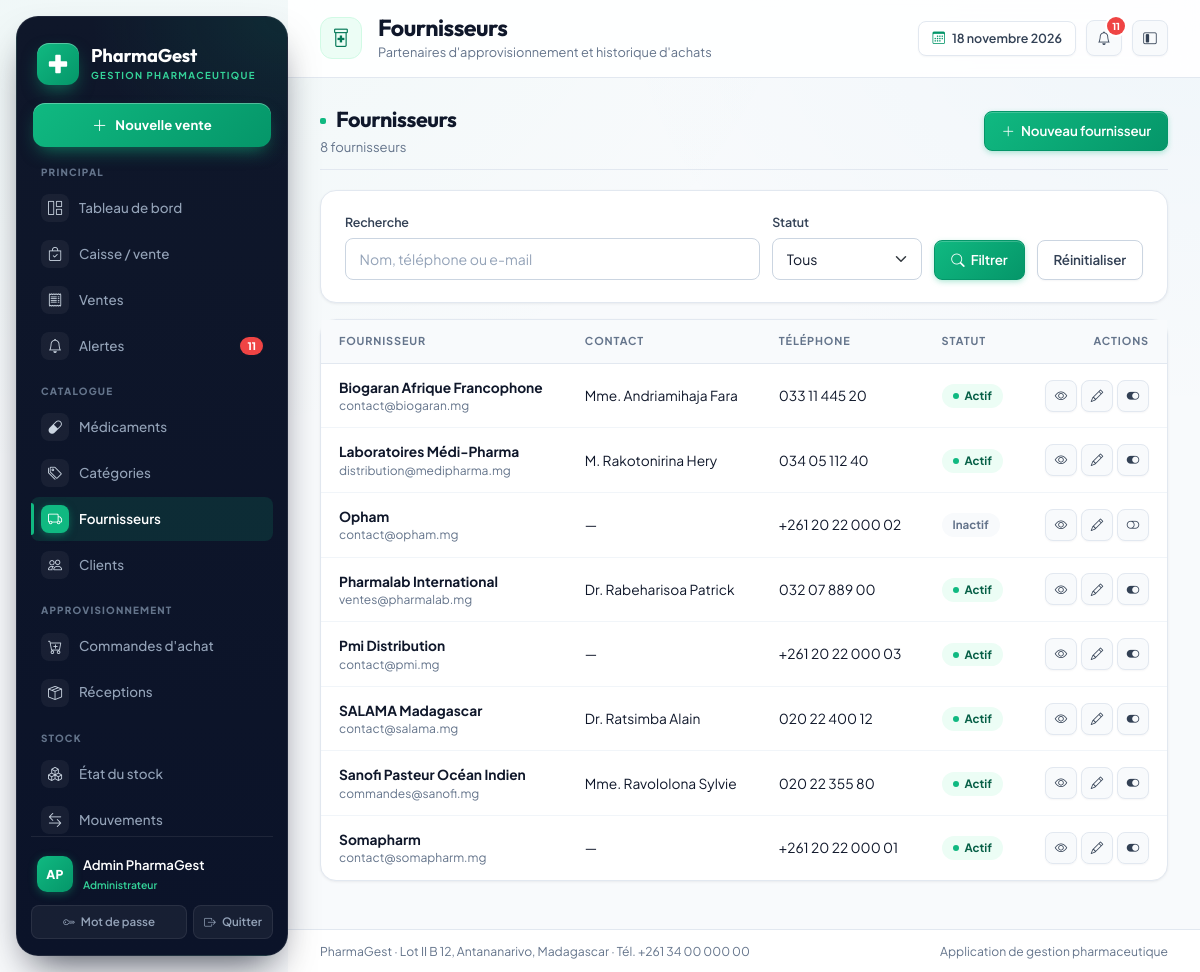
The page /fournisseurs/ (signed in) on the database its author committed.
### gestion/models.py (models this page shows, shortened)
class Utilisateur(AbstractUser):
    class Role(models.TextChoices):
        ADMIN = "ADMIN", "Administrateur"
        PHARMACIEN = "PHARMACIEN", "Pharmacien responsable"
        GESTIONNAIRE = "GESTIONNAIRE", "Gestionnaire de stock"
        CAISSIER = "CAISSIER", "Caissier"
        RESPONSABLE = "RESPONSABLE", "Responsable de gestion"
    role = models.CharField(
        "rôle", max_length=20, choices=Role.choices, default=Role.CAISSIER
    )
    telephone = models.CharField("téléphone", max_length=30, blank=True)
    cree_le = models.DateTimeField("créé le", auto_now_add=True)
    class Meta:
        verbose_name = "utilisateur"
        verbose_name_plural = "utilisateurs"
        ordering = ["username"]
    @property
    def nom_complet(self):
        return self.get_full_name() or self.username
    @property
    def est_admin(self):
        return self.is_superuser or self.role == self.Role.ADMIN
    @property
    def peut_vendre(self):
        return self.est_admin or self.role in {
            self.Role.PHARMACIEN,
            self.Role.CAISSIER,
        }
    @property
    def peut_voir_rapports(self):
        return self.est_admin or self.role in {
            self.Role.PHARMACIEN,
            self.Role.RESPONSABLE,
        }

class Fournisseur(models.Model):
    class Statut(models.TextChoices):
        ACTIF = "ACTIF", "Actif"
        INACTIF = "INACTIF", "Inactif"
    raison_sociale = models.CharField("raison sociale", max_length=180)
    adresse = models.TextField("adresse", blank=True)
    telephone = models.CharField("téléphone", max_length=40, blank=True)
    email = models.EmailField("adresse e-mail", blank=True)
    numero_fiscal = models.CharField("numéro fiscal", max_length=60, blank=True)
    contact_principal = models.CharField("contact principal", max_length=120, blank=True)
    statut = models.CharField(
        "statut", max_length=10, choices=Statut.choices, default=Statut.ACTIF
    )
    date_creation = models.DateTimeField("date de création", auto_now_add=True)
    class Meta:
        verbose_name = "fournisseur"
        verbose_name_plural = "fournisseurs"
        ordering = ["raison_sociale"]
    @property
    def est_actif(self):
        return self.statut == self.Statut.ACTIF

### gestion/views.py (the view)
# urls.py: path("fournisseurs/", views.FournisseurListView.as_view(), name="fournisseur_liste"),
class FournisseurListView(LoginRequiredMixin, ListView):
    model = Fournisseur
    template_name = "gestion/fournisseur_liste.html"
    context_object_name = "fournisseurs"
    paginate_by = 15
    def get_queryset(self):
        queryset = Fournisseur.objects.all()
        recherche = self.request.GET.get("q", "").strip()
        statut = self.request.GET.get("statut", "").strip()
        if recherche:
            queryset = queryset.filter(
                Q(raison_sociale__icontains=recherche)
                | Q(telephone__icontains=recherche)
                | Q(email__icontains=recherche)
            )
        if statut:
            queryset = queryset.filter(statut=statut)
        return queryset
    def get_context_data(self, **kwargs):
        contexte = super().get_context_data(**kwargs)
        contexte["q"] = self.request.GET.get("q", "")
        contexte["statut_selectionne"] = self.request.GET.get("statut", "")
        return contexte

### gestion/templatetags/gestion_extras.py (called while the page is built)
@register.filter
def couleur_statut(statut):
    return COULEURS_STATUT.get(str(statut), "gray")

@register.filter
def initiales(utilisateur):
    if hasattr(utilisateur, "nom_complet"):
        nom = utilisateur.nom_complet
    else:
        nom = str(utilisateur)
    morceaux = [m for m in nom.replace("-", " ").split(" ") if m]
    if not morceaux:
        return "?"
    if len(morceaux) == 1:
        return morceaux[0][:2].upper()
    return (morceaux[0][0] + morceaux[-1][0]).upper()

### templates/gestion/fournisseur_liste.html (shortened to what this page needs)
{% extends "gestion/base.html" %}
{% load gestion_extras %}
{% block page_title %}Fournisseurs{% endblock %}
{% block page_subtitle %}Partenaires d'approvisionnement et historique d'achats{% endblock %}
{% block contenu %}
<div class="pg-section-title">
  <div>
    <h2 class="mb-1">Fournisseurs</h2>
    <div class="pg-muted small">{{ paginator.count }} fournisseur{{ paginator.count|pluralize }}</div>
  </div>
  {% if user.est_admin or user.role == 'PHARMACIEN' or user.role == 'GESTIONNAIRE' %}
  <a class="btn btn-primary" href="{% url 'gestion:fournisseur_ajouter' %}"><i class="bi bi-plus-lg me-1"></i> Nouveau fournisseur</a>
  {% endif %}
</div>
<div class="pg-card mb-3">
  <div class="pg-card-body">
    <form method="get" class="pg-filters">
      <div class="flex-grow-1" style="min-width:220px">
        <label class="form-label">Recherche</label>
        <input class="form-control" type="search" name="q" value="{{ q }}" placeholder="Nom, téléphone ou e-mail">
      </div>
      <div>
        <label class="form-label">Statut</label>
        <select class="form-select" name="statut">
          <option value="">Tous</option>
        </select>
      </div>
      <div><button class="btn btn-primary" type="submit"><i class="bi bi-search me-1"></i> Filtrer</button></div>
      <div><a class="btn btn-outline-secondary" href="{% url 'gestion:fournisseur_liste' %}">Réinitialiser</a></div>
    </form>
  </div>
</div>
<div class="pg-card">
  <div class="pg-table-wrap">
    <table class="table table-hover align-middle">
      <thead><tr><th>Fournisseur</th><th>Contact</th><th>Téléphone</th><th>Statut</th><th class="text-end">Actions</th></tr></thead>
      <tbody>
        {% for fournisseur in fournisseurs %}
        <tr>
          <td>
            <a class="fw-bold text-reset" href="{% url 'gestion:fournisseur_detail' fournisseur.pk %}">{{ fournisseur.raison_sociale }}</a>
            <div class="small pg-muted">{{ fournisseur.email|default:"—" }}</div>
          </td>
          <td>{{ fournisseur.contact_principal|default:"—" }}</td>
          <td>{{ fournisseur.telephone|default:"—" }}</td>
          <td><span class="pg-badge pg-badge-{{ fournisseur.statut|couleur_statut }}">{{ fournisseur.get_statut_display }}</span></td>
          <td class="text-end">
            <div class="d-inline-flex gap-1">
              <a class="btn btn-sm btn-soft btn-icon" href="{% url 'gestion:fournisseur_detail' fournisseur.pk %}" title="Détail"><i class="bi bi-eye"></i></a>
              {% if user.est_admin or user.role == 'PHARMACIEN' or user.role == 'GESTIONNAIRE' %}
              <a class="btn btn-sm btn-soft btn-icon" href="{% url 'gestion:fournisseur_modifier' fournisseur.pk %}" title="Modifier"><i class="bi bi-pencil"></i></a>
              <form method="post" action="{% url 'gestion:fournisseur_basculer' fournisseur.pk %}" class="d-inline" data-confirm="{% if fournisseur.est_actif %}Désactiver{% else %}Réactiver{% endif %} ce fournisseur ?">
                <button class="btn btn-sm btn-soft btn-icon" type="submit" title="{% if fournisseur.est_actif %}Désactiver{% else %}Réactiver{% endif %}">
                  <i class="bi {% if fournisseur.est_actif %}bi-toggle-on{% else %}bi-toggle-off{% endif %}"></i>
                </button>
              </form>
              {% endif %}
            </div>
          </td>
        </tr>
        {% empty %}
        <tr><td colspan="5" class="pg-empty"><i class="bi bi-truck"></i>Aucun fournisseur trouvé.</td></tr>
        {% endfor %}
      </tbody>
    </table>
  </div>
</div>
{% endblock %}

### templates/gestion/base.html (shortened to what this page needs)
{% load static %}
{% load gestion_extras %}
<!doctype html>
<html lang="fr">
<head>
  <link href="https://cdn.jsdelivr.net/npm/bootstrap@5.3.3/dist/css/bootstrap.min.css" rel="stylesheet">
  <link href="https://cdn.jsdelivr.net/npm/bootstrap-icons@1.11.3/font/bootstrap-icons.min.css" rel="stylesheet">
  <link rel="stylesheet" href="{% static 'css/pharmagest.css' %}">
</head>
<body>
  {% with url_name=request.resolver_match.url_name %}
  <div class="pg-shell" data-layout="expanded">
    <aside class="pg-sidebar" id="sidebar" aria-label="Menu principal de navigation">
      <a class="pg-brand" href="{% url 'gestion:tableau_bord' %}" aria-label="Accueil {{ pharmacie_nom }}">
        <span class="pg-brand-mark">
          <svg class="pg-brand-glyph" viewBox="0 0 24 24" fill="currentColor" aria-hidden="true">
            <path
              d="M9 3a1 1 0 0 1 1-1h4a1 1 0 0 1 1 1v6h6a1 1 0 0 1 1 1v4a1 1 0 0 1-1 1h-6v6a1 1 0 0 1-1 1h-4a1 1 0 0 1-1-1v-6H3a1 1 0 0 1-1-1v-4a1 1 0 0 1 1-1h6V3z" />
          </svg>
        </span>
        <span class="pg-brand-text">
          <span class="pg-brand-name">{{ pharmacie_nom }}</span>
          <span class="pg-brand-sub">Gestion pharmaceutique</span>
        </span>
      </a>
      {% if user.peut_vendre %}
      <a class="pg-side-cta" href="{% url 'gestion:caisse' %}" title="Ouvrir la caisse">
        <i class="bi bi-plus-lg"></i>
        <span>Nouvelle vente</span>
      </a>
      {% endif %}
      <nav class="pg-nav-groups" aria-label="Navigation">
        <div class="pg-nav-group">
          <div class="pg-nav-label">Principal</div>
          <div class="pg-nav">
            <a class="pg-nav-link {% if url_name == 'tableau_bord' %}active{% endif %}"
              href="{% url 'gestion:tableau_bord' %}" title="Tableau de bord">
              <i class="bi bi-grid-1x2"></i>
              <span>Tableau de bord</span>
            </a>
            {% if user.peut_vendre %}
            <a class="pg-nav-link {% if url_name == 'caisse' %}active{% endif %}" href="{% url 'gestion:caisse' %}"
              title="Caisse / vente">
              <i class="bi bi-bag-check"></i>
              <span>Caisse / vente</span>
            </a>
            {% endif %}
            <a class="pg-nav-link {% if url_name == 'vente_liste' or url_name == 'vente_detail' or url_name == 'retour_vente' or url_name == 'vente_annuler' %}active{% endif %}"
              href="{% url 'gestion:vente_liste' %}" title="Ventes">
              <i class="bi bi-receipt"></i>
              <span>Ventes</span>
            </a>
            <a class="pg-nav-link {% if url_name == 'alertes' %}active{% endif %}" href="{% url 'gestion:alertes' %}"
              title="Alertes">
              <i class="bi bi-bell"></i>
              {% if alertes_globales %}<span class="pg-nav-badge">{{ alertes_globales }}</span>{% endif %}
              <span>Alertes</span>
            </a>
          </div>
        </div>
        <div class="pg-nav-group">
          <div class="pg-nav-label">Catalogue</div>
          <div class="pg-nav">
            <a class="pg-nav-link {% if url_name == 'medicament_liste' or url_name == 'medicament_detail' or url_name == 'medicament_ajouter' or url_name == 'medicament_modifier' or url_name == 'medicament_supprimer' %}active{% endif %}"
              href="{% url 'gestion:medicament_liste' %}" title="Médicaments">
              <i class="bi bi-capsule"></i>
              <span>Médicaments</span>
            </a>
            <a class="pg-nav-link {% if url_name == 'categorie_liste' or url_name == 'categorie_ajouter' or url_name == 'categorie_modifier' or url_name == 'categorie_supprimer' %}active{% endif %}"
              href="{% url 'gestion:categorie_liste' %}" title="Catégories">
              <i class="bi bi-tags"></i>
              <span>Catégories</span>
            </a>
            <a class="pg-nav-link {% if url_name == 'fournisseur_liste' or url_name == 'fournisseur_detail' or url_name == 'fournisseur_ajouter' or url_name == 'fournisseur_modifier' %}active{% endif %}"
              href="{% url 'gestion:fournisseur_liste' %}" title="Fournisseurs">
              <i class="bi bi-truck"></i>
              <span>Fournisseurs</span>
            </a>
            <a class="pg-nav-link {% if url_name == 'client_liste' or url_name == 'client_detail' or url_name == 'client_ajouter' or url_name == 'client_modifier' %}active{% endif %}"
              href="{% url 'gestion:client_liste' %}" title="Clients">
              <i class="bi bi-people"></i>
              <span>Clients</span>
            </a>
          </div>
        </div>
        {% if user.est_admin or user.role == 'PHARMACIEN' or user.role == 'GESTIONNAIRE' or user.role == 'RESPONSABLE' %}
        <div class="pg-nav-group">
          <div class="pg-nav-label">Approvisionnement</div>
          <div class="pg-nav">
            <a class="pg-nav-link {% if url_name == 'commande_liste' or url_name == 'commande_detail' or url_name == 'commande_ajouter' or url_name == 'commande_modifier' %}active{% endif %}"
              href="{% url 'gestion:commande_liste' %}" title="Commandes d'achat">
              <i class="bi bi-cart-plus"></i>
              <span>Commandes d'achat</span>
            </a>
            <a class="pg-nav-link {% if url_name == 'reception_liste' or url_name == 'reception_detail' or url_name == 'commande_receptionner' %}active{% endif %}"
              href="{% url 'gestion:reception_liste' %}" title="Réceptions">
              <i class="bi bi-box-seam"></i>
              <span>Réceptions</span>
            </a>
          </div>
        </div>
        {% endif %}
        <div class="pg-nav-group">
          <div class="pg-nav-label">Stock</div>
          <div class="pg-nav">
            <a class="pg-nav-link {% if url_name == 'stock_liste' or url_name == 'lot_basculer' %}active{% endif %}"
              href="{% url 'gestion:stock_liste' %}" title="État du stock">
              <i class="bi bi-boxes"></i>
              <span>État du stock</span>
            </a>
            <a class="pg-nav-link {% if url_name == 'mouvement_liste' %}active{% endif %}"
              href="{% url 'gestion:mouvement_liste' %}" title="Mouvements">
              <i class="bi bi-arrow-left-right"></i>
              <span>Mouvements</span>
            </a>
          </div>
        </div>
      </nav>
      <div class="pg-sidebar-foot">
        <div class="pg-user">
          <span class="pg-avatar">{{ user.nom_complet|initiales }}</span>
          <span class="pg-user-text">
            <span class="name">{{ user.nom_complet }}</span>
            <span class="role">{{ user.get_role_display }}</span>
          </span>
        </div>
        <div class="actions">
          <a href="{% url 'gestion:mot_de_passe' %}" title="Modifier le mot de passe">
            <i class="bi bi-key"></i><span>Mot de passe</span>
          </a>
          <form method="post" action="{% url 'gestion:deconnexion' %}" class="m-0" title="Déconnexion">
            <button type="submit"><i class="bi bi-box-arrow-right"></i><span>Quitter</span></button>
          </form>
        </div>
      </div>
    </aside>
    <div class="pg-main">
      <header class="pg-topbar">
        <span class="pg-page-icon" aria-hidden="true"><i class="bi bi-prescription2"></i></span>
        <div class="pg-heading">
          <h1 class="pg-page-title">{% block page_title %}Tableau de bord{% endblock %}</h1>
          <p class="pg-page-sub">{% block page_subtitle %}Vue d'ensemble de l'activité de la pharmacie{% endblock %}</p>
        </div>
        <div class="pg-topbar-actions">
          <span class="pg-date-chip"><i class="bi bi-calendar3"></i> {% now "j F Y" %}</span>
          <a class="btn btn-soft btn-icon position-relative" href="{% url 'gestion:alertes' %}" title="Alertes"
            aria-label="Alertes">
            <i class="bi bi-bell"></i>
            {% if alertes_globales %}
            <span class="pg-notif-dot">{{ alertes_globales }}</span>
            {% endif %}
          </a>
          <button class="pg-layout-toggle btn btn-soft btn-icon" type="button" aria-label="Basculer le menu compact"
            title="Menu compact" data-layout-toggle>
            <i class="bi bi-layout-sidebar-inset"></i>
          </button>
        </div>
      </header>
      <main class="pg-content" id="contenu">
        {% block contenu %}{% endblock %}
      </main>
      <footer class="pg-footer">
        <span>{{ pharmacie_nom }} · {{ pharmacie_adresse }} · Tél. {{ pharmacie_telephone }}</span>
        <span>Application de gestion pharmaceutique</span>
      </footer>
    </div>
  </div>
  {% endwith %}
</body>
</html>

### rows shown on the page
Utilisateur: last_name "PharmaGest", nom_complet|initiales "AP", nom_complet "Admin PharmaGest", role "Administrateur"
Fournisseur: raison_sociale "Biogaran Afrique Francophone", email "contact@biogaran.mg", contact_principal "Mme. Andriamihaja Fara", telephone "033 11 445 20", statut "Actif"
Fournisseur: raison_sociale "Laboratoires Médi-Pharma", email "distribution@medipharma.mg", contact_principal "M. Rakotonirina Hery", telephone "034 05 112 40", statut "Actif"
Fournisseur: raison_sociale "Opham", email "contact@opham.mg", contact_principal "—", telephone "+261 20 22 000 02", statut "Inactif"
Fournisseur: raison_sociale "Pharmalab International", email "ventes@pharmalab.mg", contact_principal "Dr. Rabeharisoa Patrick", telephone "032 07 889 00", statut "Actif"
Fournisseur: raison_sociale "Pmi Distribution", email "contact@pmi.mg", contact_principal "—", telephone "+261 20 22 000 03", statut "Actif"
Fournisseur: raison_sociale "SALAMA Madagascar", email "contact@salama.mg", contact_principal "Dr. Ratsimba Alain", telephone "020 22 400 12", statut "Actif"
Fournisseur: raison_sociale "Sanofi Pasteur Océan Indien", email "commandes@sanofi.mg", contact_principal "Mme. Ravololona Sylvie", telephone "020 22 355 80", statut "Actif"
Fournisseur: raison_sociale "Somapharm", email "contact@somapharm.mg", contact_principal "—", telephone "+261 20 22 000 01", statut "Actif"

### other values the page prints
{{ alertes_globales }} "11"
{{ paginator.count }} "8"
{{ pharmacie_adresse }} "Lot II B 12, Antananarivo, Madagascar"
{{ pharmacie_telephone }} "+261 34 00 000 00"
